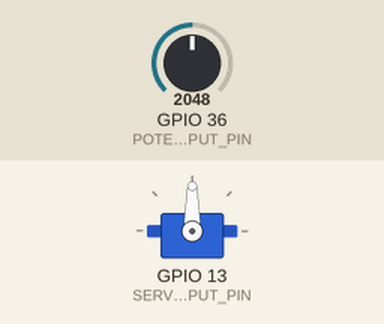
Simulated run of this sketch. Board: ESP32. Shown: servo. The test bench sets the inputs (shaded band); at power-on: GPIO 36 (POTENTIOMETER_INPUT_PIN) = 2048.

Above: at 1.2 s.
1.3 s: GPIO 36 (POTENTIOMETER_INPUT_PIN) set to 2866
At 2.5 s:
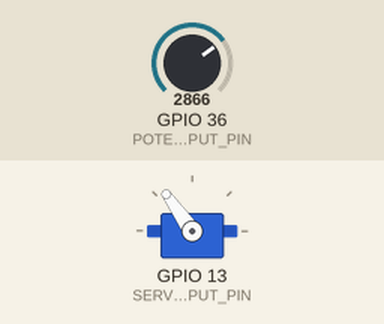
2.8 s: GPIO 36 (POTENTIOMETER_INPUT_PIN) set to 3603
At 3.7 s:
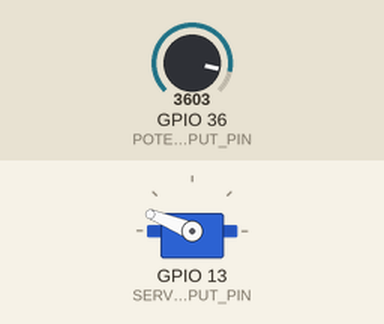
4.3 s: GPIO 36 (POTENTIOMETER_INPUT_PIN) set to 4095
At 4.8 s:
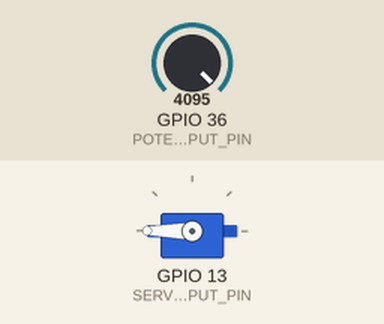
5.8 s: GPIO 36 (POTENTIOMETER_INPUT_PIN) set to 1228
At 7.0 s:
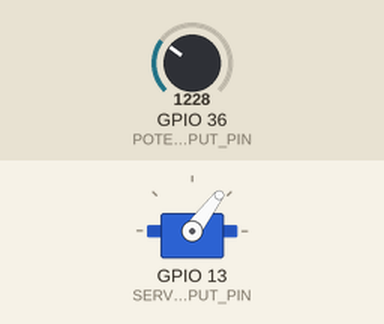
7.3 s: GPIO 36 (POTENTIOMETER_INPUT_PIN) set to 491
At 8.3 s:
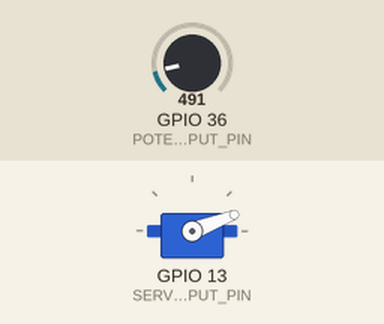
Timing chart, 0 to 9.8 s (numbered marks = the images above; inputs shaded):
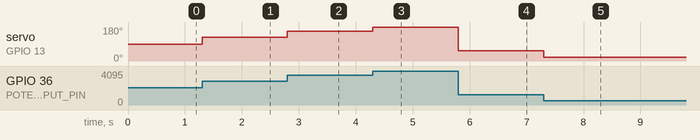

The sketch:

ServoPot.ino
```cpp
/**
 * Control a servo motor angle with a potentiometer input
 *
 * Based on:
 * https://learn.adafruit.com/adafruit-arduino-lesson-14-servo-motors
 *
 * See the Arduino servo library:
 * https://www.arduino.cc/reference/en/libraries/servo/
 *
 * By Jon E. Froehlich
 * @jonfroehlich
 * http://makeabilitylab.io
 *
 */
#if defined(ESP32)
  // Install ESP32Servo library by Kevin Harrington via the
  // Arduino Library Manager (search "ESP32Servo")
  #include <ESP32Servo.h>
#else
  // Install Servo library by Michael Margolis via
  // the Arduino Library Manager (search "Servo")
  #include <Servo.h>
#endif

const int POTENTIOMETER_INPUT_PIN = A0;
#if defined(ESP32)
  const int MAX_ANALOG_VAL = 4095; // The ESP32 has a 12-bit ADC
  const int SERVO_OUTPUT_PIN = 13; // Safe pin on ESP32 Huzzah32
#else
  const int MAX_ANALOG_VAL = 1023;
  const int SERVO_OUTPUT_PIN = 9;
#endif
Servo _servo;

void setup()
{
  _servo.attach(SERVO_OUTPUT_PIN);
}

void loop()
{
  // Read pot value
  int potVal = analogRead(POTENTIOMETER_INPUT_PIN);

  // Servo motor can move between 0 - 180 degrees
  int servoAngle = map(potVal, 0, MAX_ANALOG_VAL, 0, 180);

  // Set servo angle
  _servo.write(servoAngle);
}
```

Measured:
- after the input at 1.3 s, servo on GPIO 13 (SERVO_OUTPUT_PIN): 90° → 125° at once
- after the input at 2.8 s, servo on GPIO 13 (SERVO_OUTPUT_PIN): 125° → 158° at once
- after the input at 4.3 s, servo on GPIO 13 (SERVO_OUTPUT_PIN): 158° → 180° at once
- after the input at 5.8 s, servo on GPIO 13 (SERVO_OUTPUT_PIN): 180° → 53° at once
- after the input at 7.3 s, servo on GPIO 13 (SERVO_OUTPUT_PIN): 53° → 21° at once
